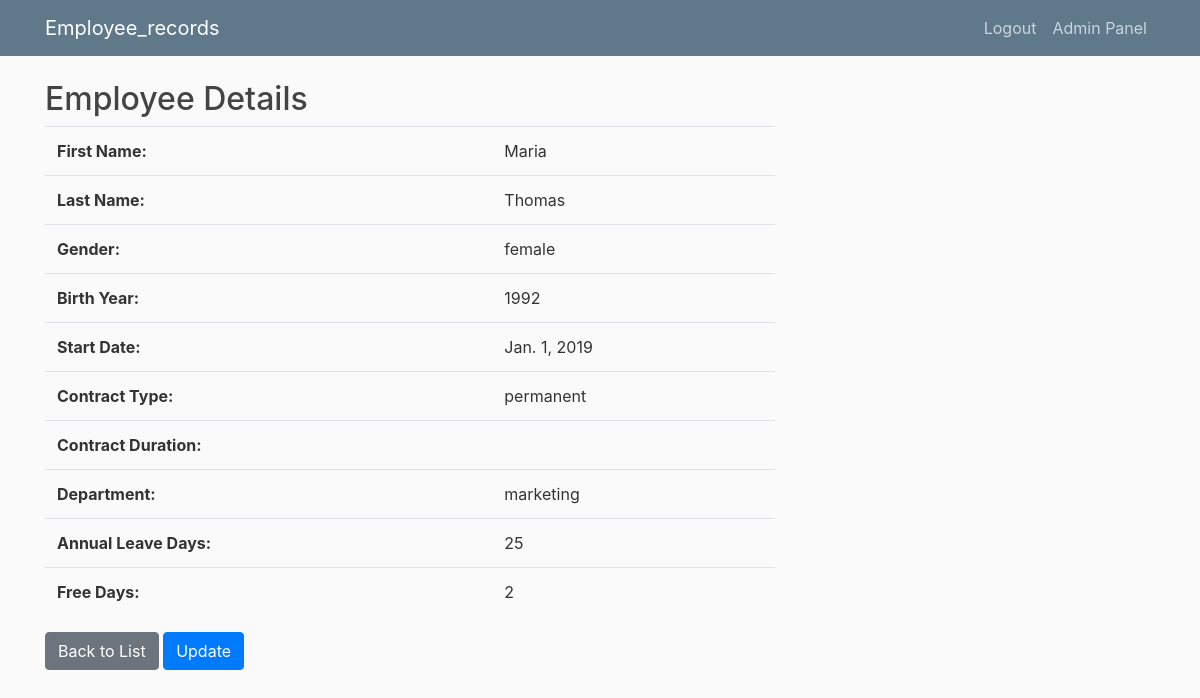
Page /detail/16/ (signed in) on the earlier database version.
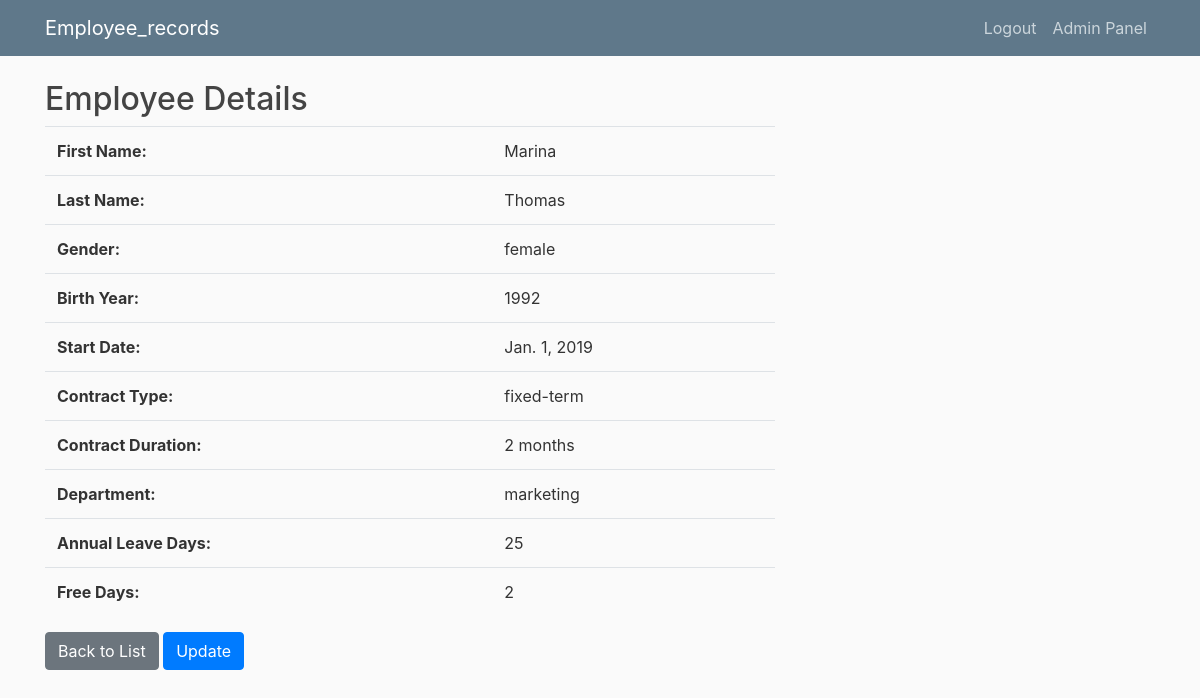
Same page on the later database version.
### employee/models.py (models this page shows, shortened)
class Employee(models.Model):
    CONTRACT_TYPE_CHOICES = [
        ('permanent', 'Permanent'),
        ('fixed-term', 'Fixed-term'),
    ]
    GENDER_CHOICES = [
        ('male', 'Male'),
        ('female', 'Female'),
    ]
    DEPARTMENT_CHOICES = [
        ('hr', 'Human Resources'),
        ('it', 'Information Technology'),
        ('sales', 'Sales'),
        ('finance', 'Finance'),
        ('marketing', 'Marketing'),
    ]
    name_validator = RegexValidator(r'^[a-zA-Z]+$', 'Only letters are allowed.')
    first_name = models.CharField(max_length=50, validators=[name_validator])
    last_name = models.CharField(max_length=50, validators=[name_validator])
    gender = models.CharField(max_length=10, choices=GENDER_CHOICES, blank=True, null=True)
    birth_year = models.PositiveIntegerField(validators=[MinValueValidator(1900), MaxValueValidator(datetime.now().year)], null=False, blank=False)
    start_date = models.DateField()
    contract_type = models.CharField(max_length=20, choices=CONTRACT_TYPE_CHOICES)
    contract_duration = models.IntegerField(blank=True, null=True, validators=[MinValueValidator(0)])
    department = models.CharField(max_length=20, choices=DEPARTMENT_CHOICES)
    annual_leave_days = models.IntegerField(null=True, blank=True, default=None)
    free_days = models.IntegerField(null=True, blank=True, default=None)
    paid_leave_days = models.IntegerField(null=True, blank=True, default=None)

### employee/views.py (the view)
# urls.py: path('detail/<int:pk>/', views.detail_employee, name='detail-employee'),
@login_required
def detail_employee(request, pk):
    employee = get_object_or_404(Employee, pk=pk)
    return render(request, 'employee/detail_employee.html', {'employee': employee})

### employee/templates/employee/detail_employee.html (shortened to what this page needs)
{% extends "employee/base.html" %}
{% block content %}
    <h2>Employee Details</h2>
    <div>
        <table class="table">
            <tr>
                <th>First Name:</th>
                <td>{{ employee.first_name }}</td>
            </tr>
            <tr>
                <th>Last Name:</th>
                <td>{{ employee.last_name }}</td>
            </tr>
            <tr>
                <th>Gender:</th>
                <td>{{ employee.gender }}</td>
            </tr>
            <tr>
                <th>Birth Year:</th>
                <td>{{ employee.birth_year }}</td>
            </tr>
            <tr>
                <th>Start Date:</th>
                <td>{{ employee.start_date }}</td>
            </tr>
            <tr>
                <th>Contract Type:</th>
                <td>{{ employee.contract_type }}</td>
            </tr>
            <tr>
                <th>Contract Duration:</th>
                <td>
                    {% if employee.contract_duration %}
                        {{ employee.contract_duration }} months
                    {% endif %}
                </td>
            </tr>
            <tr>
                <th>Department:</th>
                <td>{{ employee.department }}</td>
            </tr>
            {% if employee.annual_leave_days %}
            <tr>
                <th>Annual Leave Days:</th>
                <td>{{ employee.annual_leave_days }}</td>
            </tr>
            {% endif %}
            {% if employee.free_days %}
            <tr>
                <th>Free Days:</th>
                <td>{{ employee.free_days }}</td>
            </tr>
            {% endif %}
        </table>
    </div>
    <div>
        <a href="{% url 'employee-home' %}" class="btn btn-secondary">Back to List</a>
        <a href="{% url 'update-employee' pk=employee.pk %}" class="btn btn-primary">Update</a>
    </div>
{% endblock content %}

Differences in the rows shown:
changed Employee "Thomas": first_name "Maria" → "Marina"; contract_type "permanent" → "fixed-term"; contract_duration (not shown) → "2"
Other differences:
text now shown: "months"
